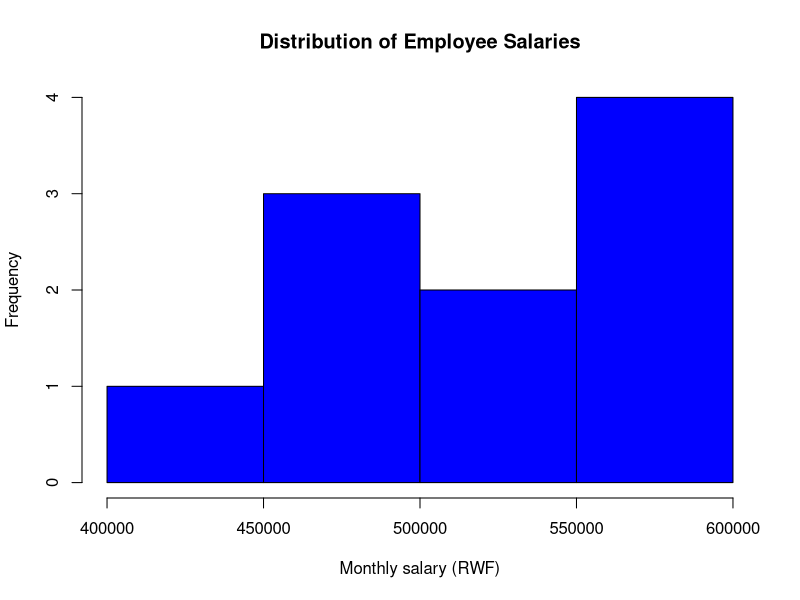
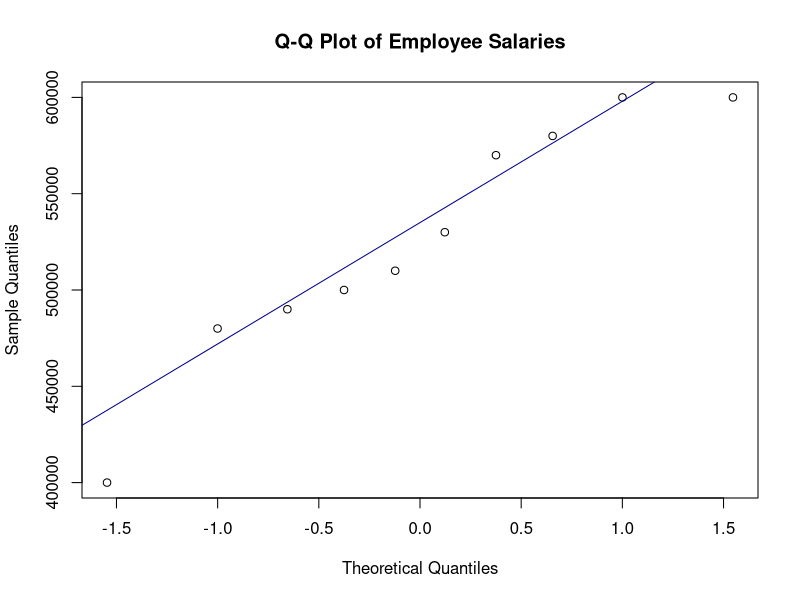
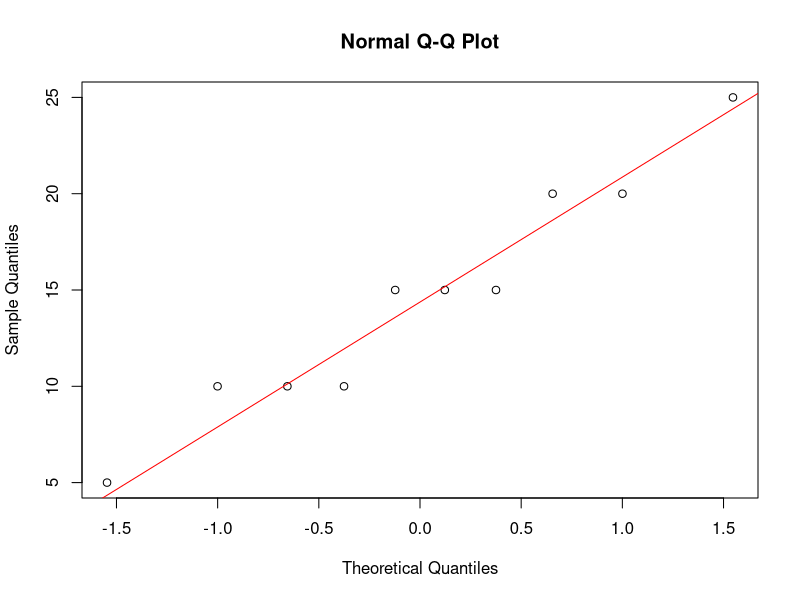

Generate these figures, in order, with R:
## ---- chunk 1
salary <- c(
  400000, 500000, 570000, 480000, 600000,
  600000, 510000, 530000, 490000, 580000
)

salary_data <- data.frame(
  Employee = 1:length(salary),
  Monthly_Salary = salary
)

salary_data
## ---- chunk 2
mean(salary)
median(salary)
sd(salary)
length(salary)
summary(salary)
## ---- chunk 3
result_one <- t.test(
  salary,
  mu = 700000,
  alternative = "two.sided",
  conf.level = 0.95
)

result_one
## ---- chunk 4
result_one$statistic
result_one$parameter
result_one$p.value
result_one$conf.int
result_one$estimate
## ---- chunk 5
alpha <- 0.05

if (result_one$p.value < alpha) {
  print("Reject H0: the mean salary differs from RWF 700,000.")
} else {
  print("Fail to reject H0: insufficient evidence that the mean salary differs from RWF 700,000.")
}
## ---- chunk 6
employees <- data.frame(
  Department = c(
    rep("Finance", 5),
    rep("HR", 5)
  ),
  Salary = c(
    500000, 550000, 600000, 520000, 600000,
    550000, 670000, 500000, 400000, 550000
  )
)

employees
## ---- chunk 7
aggregate(
  Salary ~ Department,
  data = employees,
  FUN = mean
)
## ---- chunk 8
result_independent <- t.test(
  Salary ~ Department,
  data = employees,
  alternative = "two.sided"
)

result_independent
## ---- chunk 9
t.test(
  Salary ~ Department,
  data = employees,
  var.equal = TRUE
)
## ---- chunk 10
training <- data.frame(
  Employee = 1:10,
  Before = c(50, 50, 60, 65, 55, 60, 40, 70, 65, 70),
  After  = c(60, 70, 75, 75, 70, 80, 65, 80, 80, 75)
)

training
## ---- chunk 11
mean(training$Before)
mean(training$After)
## ---- chunk 12
training$Difference <- training$After - training$Before

training
mean(training$Difference)
sd(training$Difference)
## ---- chunk 13
result_paired <- t.test(
  training$After,
  training$Before,
  paired = TRUE,
  alternative = "two.sided",
  conf.level = 0.95
)

result_paired
## ---- chunk 14
result_improvement <- t.test(
  training$After,
  training$Before,
  paired = TRUE,
  alternative = "greater"
)

result_improvement
## ---- chunk 15
result_paired$statistic
result_paired$parameter
result_paired$p.value
result_paired$conf.int
result_paired$estimate
## ---- chunk 16
hist(
  salary,
  main = "Distribution of Employee Salaries",
  xlab = "Monthly salary (RWF)",
  col = "blue"
)
## ---- chunk 17
qqnorm(salary, main = "Q-Q Plot of Employee Salaries")
qqline(salary, col = "darkblue")
## ---- chunk 18
shapiro.test(salary)
## ---- chunk 19
shapiro.test(training$Difference)

qqnorm(training$Difference)
qqline(training$Difference, col = "red")
## ---- chunk 20
by(
  employees$Salary,
  employees$Department,
  shapiro.test
)
## ---- chunk 21
exercise_salary <- c(
  470000, 510000, 530000, 490000, 550000,
  520000, 480000, 560000, 500000, 540000
)
## ---- chunk 22
exercise_departments <- data.frame(
  Department = c(
    rep("Administration", 6),
    rep("Operations", 6)
  ),
  Salary = c(
    450000, 470000, 460000, 480000, 455000, 475000,
    520000, 540000, 530000, 550000, 525000, 545000
  )
)
## ---- chunk 23
exercise_training <- data.frame(
  Employee = 1:8,
  Before = c(40, 45, 50, 42, 48, 44, 46, 43),
  After = c(55, 60, 65, 58, 62, 57, 63, 59)
)
